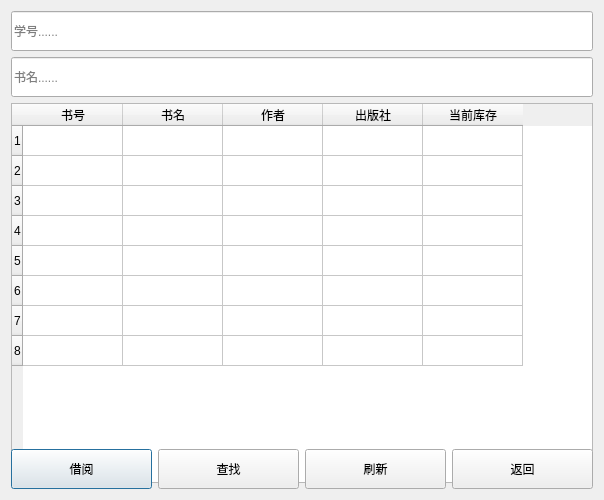
<?xml version="1.0" encoding="UTF-8"?>
<ui version="4.0">
 <class>borrowbook</class>
 <widget class="QDialog" name="borrowbook">
  <property name="geometry">
   <rect>
    <x>0</x>
    <y>0</y>
    <width>604</width>
    <height>500</height>
   </rect>
  </property>
  <property name="minimumSize">
   <size>
    <width>500</width>
    <height>500</height>
   </size>
  </property>
  <property name="windowTitle">
   <string>借阅</string>
  </property>
  <property name="styleSheet">
   <string notr="true">background-image: url(:/new/prefix1/225ef3557e31ea0.jpg);</string>
  </property>
  <layout class="QGridLayout" name="gridLayout">
   <item row="0" column="0" colspan="4">
    <widget class="QLineEdit" name="lineEdit">
     <property name="minimumSize">
      <size>
       <width>490</width>
       <height>40</height>
      </size>
     </property>
     <property name="text">
      <string/>
     </property>
     <property name="placeholderText">
      <string>学号......</string>
     </property>
    </widget>
   </item>
   <item row="2" column="0" colspan="4">
    <widget class="QTableWidget" name="booksWidget">
     <property name="minimumSize">
      <size>
       <width>490</width>
       <height>380</height>
      </size>
     </property>
     <property name="editTriggers">
      <set>QAbstractItemView::NoEditTriggers</set>
     </property>
     <property name="selectionMode">
      <enum>QAbstractItemView::MultiSelection</enum>
     </property>
     <property name="selectionBehavior">
      <enum>QAbstractItemView::SelectRows</enum>
     </property>
     <row>
      <property name="text">
       <string>1</string>
      </property>
     </row>
     <row>
      <property name="text">
       <string>2</string>
      </property>
     </row>
     <row>
      <property name="text">
       <string>3</string>
      </property>
     </row>
     <row>
      <property name="text">
       <string>4</string>
      </property>
     </row>
     <row>
      <property name="text">
       <string>5</string>
      </property>
     </row>
     <row>
      <property name="text">
       <string>6</string>
      </property>
     </row>
     <row>
      <property name="text">
       <string>7</string>
      </property>
     </row>
     <row>
      <property name="text">
       <string>8</string>
      </property>
     </row>
     <column>
      <property name="text">
       <string>书号</string>
      </property>
     </column>
     <column>
      <property name="text">
       <string>书名</string>
      </property>
     </column>
     <column>
      <property name="text">
       <string>作者</string>
      </property>
     </column>
     <column>
      <property name="text">
       <string>出版社</string>
      </property>
     </column>
     <column>
      <property name="text">
       <string>当前库存</string>
      </property>
     </column>
    </widget>
   </item>
   <item row="3" column="0">
    <widget class="QPushButton" name="borrowButton">
     <property name="minimumSize">
      <size>
       <width>125</width>
       <height>40</height>
      </size>
     </property>
     <property name="text">
      <string>借阅</string>
     </property>
    </widget>
   </item>
   <item row="3" column="3">
    <widget class="QPushButton" name="backButton_2">
     <property name="minimumSize">
      <size>
       <width>125</width>
       <height>40</height>
      </size>
     </property>
     <property name="text">
      <string>返回</string>
     </property>
    </widget>
   </item>
   <item row="3" column="2">
    <widget class="QPushButton" name="refreshButton">
     <property name="minimumSize">
      <size>
       <width>125</width>
       <height>40</height>
      </size>
     </property>
     <property name="text">
      <string>刷新</string>
     </property>
    </widget>
   </item>
   <item row="3" column="1">
    <widget class="QPushButton" name="searchButton">
     <property name="minimumSize">
      <size>
       <width>125</width>
       <height>40</height>
      </size>
     </property>
     <property name="text">
      <string>查找</string>
     </property>
    </widget>
   </item>
   <item row="1" column="0" colspan="4">
    <widget class="QLineEdit" name="bookname">
     <property name="minimumSize">
      <size>
       <width>490</width>
       <height>40</height>
      </size>
     </property>
     <property name="placeholderText">
      <string>书名......</string>
     </property>
    </widget>
   </item>
  </layout>
 </widget>
 <resources/>
 <connections/>
</ui>
